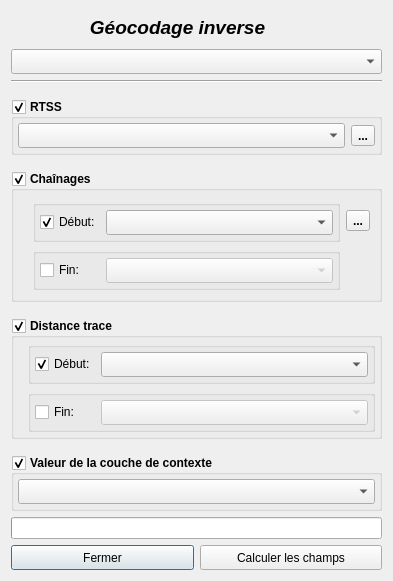
<?xml version="1.0" encoding="UTF-8"?>
<ui version="4.0">
 <class>CreateAtlas</class>
 <widget class="QDialog" name="CreateAtlas">
  <property name="windowModality">
   <enum>Qt::ApplicationModal</enum>
  </property>
  <property name="geometry">
   <rect>
    <x>0</x>
    <y>0</y>
    <width>393</width>
    <height>576</height>
   </rect>
  </property>
  <property name="minimumSize">
   <size>
    <width>0</width>
    <height>0</height>
   </size>
  </property>
  <property name="maximumSize">
   <size>
    <width>1000</width>
    <height>1000</height>
   </size>
  </property>
  <property name="windowTitle">
   <string>Géocodage inverse</string>
  </property>
  <layout class="QGridLayout" name="gridLayout_3">
   <item row="2" column="0" colspan="2">
    <widget class="Line" name="line">
     <property name="orientation">
      <enum>Qt::Horizontal</enum>
     </property>
    </widget>
   </item>
   <item row="12" column="0" colspan="2">
    <spacer name="verticalSpacer">
     <property name="orientation">
      <enum>Qt::Vertical</enum>
     </property>
     <property name="sizeHint" stdset="0">
      <size>
       <width>20</width>
       <height>40</height>
      </size>
     </property>
    </spacer>
   </item>
   <item row="7" column="0" colspan="2">
    <spacer name="verticalSpacer_3">
     <property name="orientation">
      <enum>Qt::Vertical</enum>
     </property>
     <property name="sizeType">
      <enum>QSizePolicy::Fixed</enum>
     </property>
     <property name="sizeHint" stdset="0">
      <size>
       <width>20</width>
       <height>10</height>
      </size>
     </property>
    </spacer>
   </item>
   <item row="8" column="0" rowspan="2" colspan="2">
    <widget class="QGroupBox" name="gbx_offset">
     <property name="font">
      <font>
       <weight>75</weight>
       <bold>true</bold>
      </font>
     </property>
     <property name="title">
      <string>Distance trace</string>
     </property>
     <property name="flat">
      <bool>true</bool>
     </property>
     <property name="checkable">
      <bool>true</bool>
     </property>
     <property name="checked">
      <bool>true</bool>
     </property>
     <layout class="QGridLayout" name="gridLayout_2">
      <property name="leftMargin">
       <number>4</number>
      </property>
      <property name="topMargin">
       <number>4</number>
      </property>
      <property name="rightMargin">
       <number>4</number>
      </property>
      <property name="bottomMargin">
       <number>4</number>
      </property>
      <item row="1" column="1">
       <widget class="QGroupBox" name="gbx_offset_fin">
        <property name="title">
         <string/>
        </property>
        <property name="flat">
         <bool>false</bool>
        </property>
        <layout class="QGridLayout" name="gridLayout_5">
         <property name="leftMargin">
          <number>4</number>
         </property>
         <property name="topMargin">
          <number>4</number>
         </property>
         <property name="rightMargin">
          <number>4</number>
         </property>
         <property name="bottomMargin">
          <number>4</number>
         </property>
         <item row="0" column="0">
          <layout class="QHBoxLayout" name="horizontalLayout_6">
           <item>
            <widget class="QCheckBox" name="chx_champ_offset_f">
             <property name="minimumSize">
              <size>
               <width>60</width>
               <height>0</height>
              </size>
             </property>
             <property name="maximumSize">
              <size>
               <width>60</width>
               <height>16777215</height>
              </size>
             </property>
             <property name="font">
              <font>
               <weight>50</weight>
               <bold>false</bold>
              </font>
             </property>
             <property name="text">
              <string>Fin:</string>
             </property>
            </widget>
           </item>
           <item>
            <widget class="QgsFieldComboBox" name="cbx_champ_offset_f">
             <property name="enabled">
              <bool>false</bool>
             </property>
             <property name="minimumSize">
              <size>
               <width>0</width>
               <height>25</height>
              </size>
             </property>
             <property name="font">
              <font>
               <weight>50</weight>
               <bold>false</bold>
              </font>
             </property>
            </widget>
           </item>
          </layout>
         </item>
        </layout>
       </widget>
      </item>
      <item row="0" column="0" rowspan="2">
       <spacer name="horizontalSpacer_3">
        <property name="orientation">
         <enum>Qt::Horizontal</enum>
        </property>
        <property name="sizeType">
         <enum>QSizePolicy::Fixed</enum>
        </property>
        <property name="sizeHint" stdset="0">
         <size>
          <width>10</width>
          <height>20</height>
         </size>
        </property>
       </spacer>
      </item>
      <item row="0" column="1">
       <widget class="QGroupBox" name="groupBox_2">
        <property name="title">
         <string/>
        </property>
        <property name="flat">
         <bool>false</bool>
        </property>
        <layout class="QGridLayout" name="gridLayout_4">
         <property name="leftMargin">
          <number>4</number>
         </property>
         <property name="topMargin">
          <number>4</number>
         </property>
         <property name="rightMargin">
          <number>4</number>
         </property>
         <property name="bottomMargin">
          <number>4</number>
         </property>
         <item row="0" column="2">
          <layout class="QHBoxLayout" name="horizontalLayout_5">
           <item>
            <widget class="QCheckBox" name="chx_champ_offset_d">
             <property name="minimumSize">
              <size>
               <width>60</width>
               <height>0</height>
              </size>
             </property>
             <property name="maximumSize">
              <size>
               <width>60</width>
               <height>16777215</height>
              </size>
             </property>
             <property name="font">
              <font>
               <weight>50</weight>
               <bold>false</bold>
              </font>
             </property>
             <property name="text">
              <string>Début:</string>
             </property>
             <property name="checked">
              <bool>true</bool>
             </property>
            </widget>
           </item>
           <item>
            <widget class="QgsFieldComboBox" name="cbx_champ_offset_d">
             <property name="enabled">
              <bool>true</bool>
             </property>
             <property name="minimumSize">
              <size>
               <width>0</width>
               <height>25</height>
              </size>
             </property>
             <property name="font">
              <font>
               <weight>50</weight>
               <bold>false</bold>
              </font>
             </property>
            </widget>
           </item>
          </layout>
         </item>
        </layout>
       </widget>
      </item>
     </layout>
    </widget>
   </item>
   <item row="1" column="0" colspan="2">
    <layout class="QHBoxLayout" name="horizontalLayout_8">
     <item>
      <widget class="QgsMapLayerComboBox" name="cbx_layer">
       <property name="minimumSize">
        <size>
         <width>0</width>
         <height>25</height>
        </size>
       </property>
       <property name="showCrs">
        <bool>true</bool>
       </property>
      </widget>
     </item>
    </layout>
   </item>
   <item row="6" column="0" colspan="2">
    <widget class="QGroupBox" name="groupBox">
     <property name="font">
      <font>
       <weight>75</weight>
       <bold>true</bold>
      </font>
     </property>
     <property name="title">
      <string>Chaînages</string>
     </property>
     <property name="flat">
      <bool>true</bool>
     </property>
     <property name="checkable">
      <bool>true</bool>
     </property>
     <layout class="QGridLayout" name="gridLayout">
      <item row="0" column="0" rowspan="2">
       <spacer name="horizontalSpacer">
        <property name="orientation">
         <enum>Qt::Horizontal</enum>
        </property>
        <property name="sizeType">
         <enum>QSizePolicy::Fixed</enum>
        </property>
        <property name="sizeHint" stdset="0">
         <size>
          <width>10</width>
          <height>20</height>
         </size>
        </property>
       </spacer>
      </item>
      <item row="0" column="1">
       <widget class="QGroupBox" name="groupBox_4">
        <property name="title">
         <string/>
        </property>
        <layout class="QGridLayout" name="gridLayout_6">
         <property name="leftMargin">
          <number>4</number>
         </property>
         <property name="topMargin">
          <number>4</number>
         </property>
         <property name="rightMargin">
          <number>4</number>
         </property>
         <property name="bottomMargin">
          <number>4</number>
         </property>
         <item row="0" column="1">
          <layout class="QHBoxLayout" name="horizontalLayout_2">
           <item>
            <widget class="QCheckBox" name="chx_champ_chainage_d">
             <property name="minimumSize">
              <size>
               <width>60</width>
               <height>0</height>
              </size>
             </property>
             <property name="maximumSize">
              <size>
               <width>60</width>
               <height>16777215</height>
              </size>
             </property>
             <property name="font">
              <font>
               <weight>50</weight>
               <bold>false</bold>
              </font>
             </property>
             <property name="text">
              <string>Début:</string>
             </property>
             <property name="checked">
              <bool>true</bool>
             </property>
            </widget>
           </item>
           <item>
            <widget class="QgsFieldComboBox" name="cbx_champ_chainage_d">
             <property name="minimumSize">
              <size>
               <width>0</width>
               <height>25</height>
              </size>
             </property>
             <property name="font">
              <font>
               <weight>50</weight>
               <bold>false</bold>
              </font>
             </property>
            </widget>
           </item>
          </layout>
         </item>
        </layout>
       </widget>
      </item>
      <item row="1" column="1">
       <widget class="QGroupBox" name="gbx_chainage_fin">
        <property name="title">
         <string/>
        </property>
        <layout class="QGridLayout" name="gridLayout_7">
         <property name="leftMargin">
          <number>4</number>
         </property>
         <property name="topMargin">
          <number>4</number>
         </property>
         <property name="rightMargin">
          <number>4</number>
         </property>
         <property name="bottomMargin">
          <number>4</number>
         </property>
         <item row="0" column="1">
          <layout class="QHBoxLayout" name="horizontalLayout_3">
           <item>
            <widget class="QCheckBox" name="chx_champ_chainage_f">
             <property name="minimumSize">
              <size>
               <width>60</width>
               <height>0</height>
              </size>
             </property>
             <property name="maximumSize">
              <size>
               <width>60</width>
               <height>16777215</height>
              </size>
             </property>
             <property name="font">
              <font>
               <weight>50</weight>
               <bold>false</bold>
              </font>
             </property>
             <property name="text">
              <string>Fin:</string>
             </property>
            </widget>
           </item>
           <item>
            <widget class="QgsFieldComboBox" name="cbx_champ_chainage_f">
             <property name="enabled">
              <bool>false</bool>
             </property>
             <property name="minimumSize">
              <size>
               <width>0</width>
               <height>25</height>
              </size>
             </property>
             <property name="font">
              <font>
               <weight>50</weight>
               <bold>false</bold>
              </font>
             </property>
            </widget>
           </item>
          </layout>
         </item>
        </layout>
       </widget>
      </item>
      <item row="0" column="2">
       <widget class="QToolButton" name="tbx_option_chainage">
        <property name="maximumSize">
         <size>
          <width>16777215</width>
          <height>16777215</height>
         </size>
        </property>
        <property name="text">
         <string>...</string>
        </property>
       </widget>
      </item>
     </layout>
    </widget>
   </item>
   <item row="0" column="0" colspan="2">
    <layout class="QHBoxLayout" name="horizontalLayout_7">
     <item>
      <widget class="QLabel" name="label_4">
       <property name="font">
        <font>
         <pointsize>14</pointsize>
         <weight>75</weight>
         <italic>true</italic>
         <bold>true</bold>
        </font>
       </property>
       <property name="text">
        <string>Géocodage inverse</string>
       </property>
       <property name="alignment">
        <set>Qt::AlignCenter</set>
       </property>
      </widget>
     </item>
     <item>
      <widget class="QLabel" name="lbl_logo">
       <property name="minimumSize">
        <size>
         <width>32</width>
         <height>32</height>
        </size>
       </property>
       <property name="maximumSize">
        <size>
         <width>32</width>
         <height>32</height>
        </size>
       </property>
       <property name="text">
        <string/>
       </property>
      </widget>
     </item>
    </layout>
   </item>
   <item row="3" column="0" colspan="2">
    <spacer name="verticalSpacer_4">
     <property name="orientation">
      <enum>Qt::Vertical</enum>
     </property>
     <property name="sizeType">
      <enum>QSizePolicy::Fixed</enum>
     </property>
     <property name="sizeHint" stdset="0">
      <size>
       <width>20</width>
       <height>10</height>
      </size>
     </property>
    </spacer>
   </item>
   <item row="5" column="0" colspan="2">
    <spacer name="verticalSpacer_2">
     <property name="orientation">
      <enum>Qt::Vertical</enum>
     </property>
     <property name="sizeType">
      <enum>QSizePolicy::Fixed</enum>
     </property>
     <property name="sizeHint" stdset="0">
      <size>
       <width>20</width>
       <height>10</height>
      </size>
     </property>
    </spacer>
   </item>
   <item row="14" column="0" colspan="2">
    <layout class="QHBoxLayout" name="horizontalLayout_4">
     <item>
      <widget class="QPushButton" name="btn_fermer">
       <property name="minimumSize">
        <size>
         <width>0</width>
         <height>25</height>
        </size>
       </property>
       <property name="text">
        <string>Fermer</string>
       </property>
      </widget>
     </item>
     <item>
      <widget class="QPushButton" name="btn_calculer">
       <property name="minimumSize">
        <size>
         <width>0</width>
         <height>25</height>
        </size>
       </property>
       <property name="text">
        <string>Calculer les champs</string>
       </property>
      </widget>
     </item>
    </layout>
   </item>
   <item row="11" column="0" colspan="2">
    <widget class="QGroupBox" name="gbx_context_layer">
     <property name="font">
      <font>
       <weight>75</weight>
       <bold>true</bold>
      </font>
     </property>
     <property name="toolTip">
      <string>Si un réseau a été générer avec une couche de contexte, la valeur dans le réseau peux être calculer pour chaque entité</string>
     </property>
     <property name="title">
      <string>Valeur de la couche de contexte</string>
     </property>
     <property name="flat">
      <bool>true</bool>
     </property>
     <property name="checkable">
      <bool>true</bool>
     </property>
     <layout class="QGridLayout" name="gridLayout_9">
      <property name="leftMargin">
       <number>4</number>
      </property>
      <property name="topMargin">
       <number>4</number>
      </property>
      <property name="rightMargin">
       <number>4</number>
      </property>
      <property name="bottomMargin">
       <number>4</number>
      </property>
      <item row="0" column="0">
       <layout class="QHBoxLayout" name="horizontalLayout_9">
        <item>
         <widget class="QgsFieldComboBox" name="cbx_champ_context">
          <property name="minimumSize">
           <size>
            <width>0</width>
            <height>25</height>
           </size>
          </property>
          <property name="maximumSize">
           <size>
            <width>16777215</width>
            <height>16777215</height>
           </size>
          </property>
          <property name="font">
           <font>
            <weight>50</weight>
            <bold>false</bold>
           </font>
          </property>
         </widget>
        </item>
       </layout>
      </item>
     </layout>
    </widget>
   </item>
   <item row="4" column="0" colspan="2">
    <widget class="QGroupBox" name="gbx_champ_rtss">
     <property name="font">
      <font>
       <weight>75</weight>
       <bold>true</bold>
      </font>
     </property>
     <property name="title">
      <string>RTSS</string>
     </property>
     <property name="flat">
      <bool>true</bool>
     </property>
     <property name="checkable">
      <bool>true</bool>
     </property>
     <layout class="QGridLayout" name="gridLayout_8">
      <property name="leftMargin">
       <number>4</number>
      </property>
      <property name="topMargin">
       <number>4</number>
      </property>
      <property name="rightMargin">
       <number>4</number>
      </property>
      <property name="bottomMargin">
       <number>4</number>
      </property>
      <item row="0" column="0">
       <layout class="QHBoxLayout" name="horizontalLayout">
        <item>
         <widget class="QgsFieldComboBox" name="cbx_champ_rtss">
          <property name="minimumSize">
           <size>
            <width>0</width>
            <height>25</height>
           </size>
          </property>
          <property name="maximumSize">
           <size>
            <width>16777215</width>
            <height>16777215</height>
           </size>
          </property>
          <property name="font">
           <font>
            <weight>50</weight>
            <bold>false</bold>
           </font>
          </property>
         </widget>
        </item>
        <item>
         <widget class="QToolButton" name="tbx_option_rtss">
          <property name="text">
           <string>...</string>
          </property>
         </widget>
        </item>
       </layout>
      </item>
     </layout>
    </widget>
   </item>
   <item row="13" column="0" colspan="2">
    <widget class="QProgressBar" name="progressBar">
     <property name="value">
      <number>0</number>
     </property>
     <property name="textVisible">
      <bool>false</bool>
     </property>
    </widget>
   </item>
   <item row="10" column="0" colspan="2">
    <spacer name="verticalSpacer_5">
     <property name="orientation">
      <enum>Qt::Vertical</enum>
     </property>
     <property name="sizeType">
      <enum>QSizePolicy::Fixed</enum>
     </property>
     <property name="sizeHint" stdset="0">
      <size>
       <width>20</width>
       <height>10</height>
      </size>
     </property>
    </spacer>
   </item>
  </layout>
 </widget>
 <customwidgets>
  <customwidget>
   <class>QgsFieldComboBox</class>
   <extends>QComboBox</extends>
   <header>qgsfieldcombobox.h</header>
  </customwidget>
  <customwidget>
   <class>QgsMapLayerComboBox</class>
   <extends>QComboBox</extends>
   <header>qgsmaplayercombobox.h</header>
  </customwidget>
 </customwidgets>
 <resources/>
 <connections>
  <connection>
   <sender>btn_fermer</sender>
   <signal>clicked()</signal>
   <receiver>CreateAtlas</receiver>
   <slot>close()</slot>
   <hints>
    <hint type="sourcelabel">
     <x>124</x>
     <y>565</y>
    </hint>
    <hint type="destinationlabel">
     <x>181</x>
     <y>213</y>
    </hint>
   </hints>
  </connection>
  <connection>
   <sender>chx_champ_chainage_d</sender>
   <signal>toggled(bool)</signal>
   <receiver>cbx_champ_chainage_d</receiver>
   <slot>setEnabled(bool)</slot>
   <hints>
    <hint type="sourcelabel">
     <x>82</x>
     <y>222</y>
    </hint>
    <hint type="destinationlabel">
     <x>235</x>
     <y>226</y>
    </hint>
   </hints>
  </connection>
  <connection>
   <sender>chx_champ_chainage_f</sender>
   <signal>toggled(bool)</signal>
   <receiver>cbx_champ_chainage_f</receiver>
   <slot>setEnabled(bool)</slot>
   <hints>
    <hint type="sourcelabel">
     <x>87</x>
     <y>265</y>
    </hint>
    <hint type="destinationlabel">
     <x>232</x>
     <y>269</y>
    </hint>
   </hints>
  </connection>
  <connection>
   <sender>chx_champ_offset_d</sender>
   <signal>toggled(bool)</signal>
   <receiver>cbx_champ_offset_d</receiver>
   <slot>setEnabled(bool)</slot>
   <hints>
    <hint type="sourcelabel">
     <x>77</x>
     <y>345</y>
    </hint>
    <hint type="destinationlabel">
     <x>237</x>
     <y>349</y>
    </hint>
   </hints>
  </connection>
  <connection>
   <sender>chx_champ_offset_f</sender>
   <signal>toggled(bool)</signal>
   <receiver>cbx_champ_offset_f</receiver>
   <slot>setEnabled(bool)</slot>
   <hints>
    <hint type="sourcelabel">
     <x>86</x>
     <y>388</y>
    </hint>
    <hint type="destinationlabel">
     <x>229</x>
     <y>392</y>
    </hint>
   </hints>
  </connection>
  <connection>
   <sender>gbx_offset</sender>
   <signal>toggled(bool)</signal>
   <receiver>chx_champ_offset_d</receiver>
   <slot>setEnabled(bool)</slot>
   <hints>
    <hint type="sourcelabel">
     <x>89</x>
     <y>402</y>
    </hint>
    <hint type="destinationlabel">
     <x>94</x>
     <y>355</y>
    </hint>
   </hints>
  </connection>
  <connection>
   <sender>gbx_offset</sender>
   <signal>toggled(bool)</signal>
   <receiver>chx_champ_offset_f</receiver>
   <slot>setEnabled(bool)</slot>
   <hints>
    <hint type="sourcelabel">
     <x>68</x>
     <y>402</y>
    </hint>
    <hint type="destinationlabel">
     <x>82</x>
     <y>388</y>
    </hint>
   </hints>
  </connection>
  <connection>
   <sender>groupBox</sender>
   <signal>toggled(bool)</signal>
   <receiver>chx_champ_chainage_d</receiver>
   <slot>setEnabled(bool)</slot>
   <hints>
    <hint type="sourcelabel">
     <x>74</x>
     <y>279</y>
    </hint>
    <hint type="destinationlabel">
     <x>99</x>
     <y>227</y>
    </hint>
   </hints>
  </connection>
  <connection>
   <sender>groupBox</sender>
   <signal>toggled(bool)</signal>
   <receiver>chx_champ_chainage_f</receiver>
   <slot>setEnabled(bool)</slot>
   <hints>
    <hint type="sourcelabel">
     <x>53</x>
     <y>279</y>
    </hint>
    <hint type="destinationlabel">
     <x>80</x>
     <y>265</y>
    </hint>
   </hints>
  </connection>
  <connection>
   <sender>gbx_champ_rtss</sender>
   <signal>toggled(bool)</signal>
   <receiver>cbx_champ_rtss</receiver>
   <slot>setEnabled(bool)</slot>
   <hints>
    <hint type="sourcelabel">
     <x>55</x>
     <y>111</y>
    </hint>
    <hint type="destinationlabel">
     <x>59</x>
     <y>138</y>
    </hint>
   </hints>
  </connection>
  <connection>
   <sender>gbx_context_layer</sender>
   <signal>toggled(bool)</signal>
   <receiver>cbx_champ_context</receiver>
   <slot>setEnabled(bool)</slot>
   <hints>
    <hint type="sourcelabel">
     <x>101</x>
     <y>443</y>
    </hint>
    <hint type="destinationlabel">
     <x>102</x>
     <y>462</y>
    </hint>
   </hints>
  </connection>
 </connections>
</ui>
